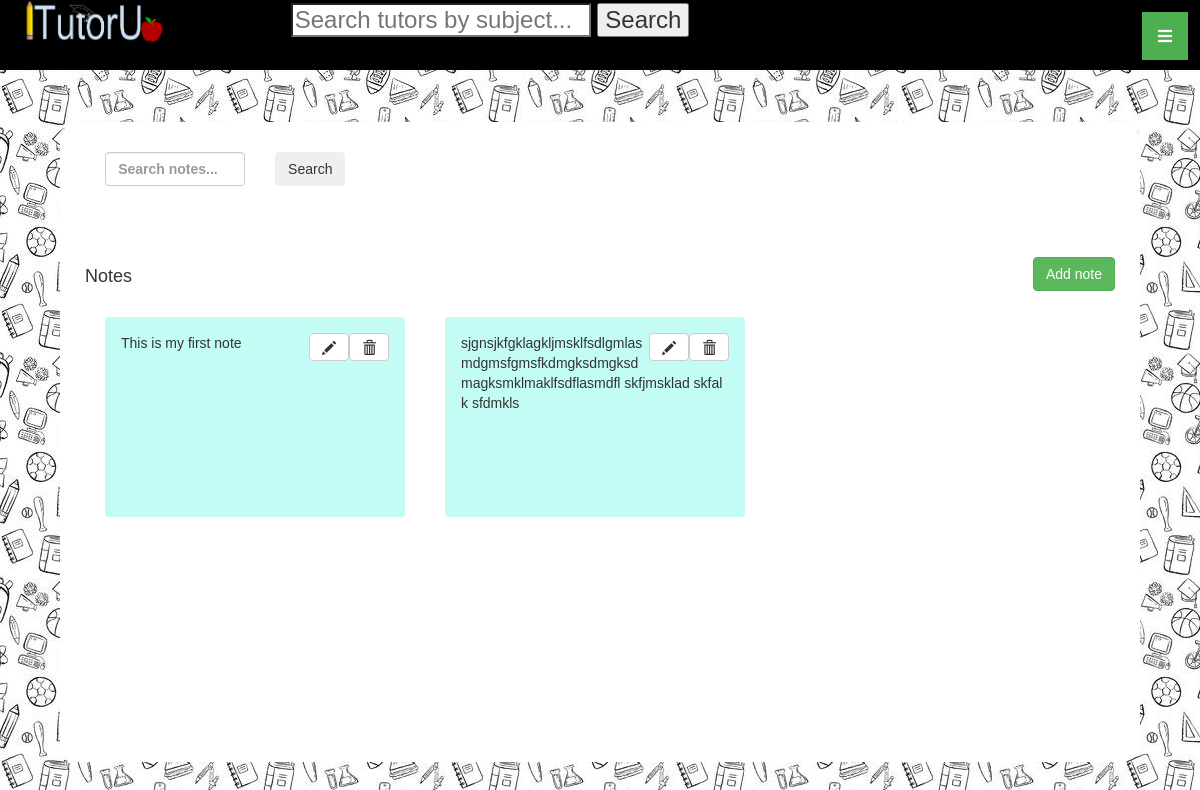
The app's page /Notes/index (signed in) with its own data.
### tables this page shows
CREATE TABLE `usernote` (
  `userId` int(11) NOT NULL,
  `noteId` int(11) NOT NULL
);

CREATE TABLE `note` (
  `noteId` int(11) NOT NULL,
  `noteText` varchar(900) NOT NULL,
  `timestamp` timestamp NOT NULL DEFAULT CURRENT_TIMESTAMP ON UPDATE CURRENT_TIMESTAMP
);

### app/core/App.php (called while the page is built, shortened)
<?php
class App {
	protected $method = 'index';
	public function __construct() {
		$url = $this->parseUrl();
		if(file_exists('app/controllers/' . $url[0] . 'Controller.php')){
			unset($url[0]);
		}
		$this->controller = new $this->controller();
		if(isset($url[1])) {
			if(method_exists($this->controller, $url[1]) ){
				$this->method = $url[1];
			}
			unset($url[1]);
		}
		$this->params = $url ? array_values($url):[];
		call_user_func_array([$this->controller, $this->method], $this->params);
	}
	public function parseUrl() {
		if(isset($_GET['url'])){
			return $url = explode('/', filter_var(rtrim($_GET['url'], '/')), FILTER_SANITIZE_URL);
		}
	}
}
?>

### index.php (called while the page is built, shortened)
<?php
	$app = new App();
?>

### app/models/Note.php (called while the page is built, shortened)
<?php
class Note extends Model{
	public function getNotes($userId, $searchWord = ''){
		$execute_array = [];
		$searchSql = "";
		$execute_array['userId'] = $userId;
		$sql = "SELECT * FROM note n, usernote u WHERE u.userId = :userId AND n.noteId = u.noteId".$searchSql;
		$stmt = self::$_connection->prepare($sql);
		$stmt->execute($execute_array);
		$stmt->setFetchMode(PDO::FETCH_CLASS, "Note");
		return $stmt->fetchAll();
	}
}
?>

### app/core/Model.php (called while the page is built, shortened)
<?php
class Model extends ModelCaller
{
	public function __construct() {
		$server = 'localhost';
		$DBName = 'itutorudb';
		$user = 'root';
		$pass = '';
	}
}
?>

### app/core/ModelCaller.php (called while the page is built, shortened)
<?php
class ModelCaller {
	public static function model($model) {
		if(file_exists('app/models/' . $model . '.php')) {
			return new $model();
		}
		else return null;
	}
}
?>

### app/views/Notes/index.php (the view, shortened to what this page needs)
<html>
	<head>
		<?php include_once('app/views/Default/stylesheet_links.php') ?>
	</head>
	<body>
		<?php include_once('app/views/Default/header.php') ?>
			<div class="content_block">
				<form action="search" method="get" id="resource_search">
					<div class="form-row">
						<span class="form-group col-md-2">
							<label for="search">
								<input  class="form-control form-control-sm" type="text" name="search" placeholder="Search notes..." />
							</label>
						</span>
						<span class="form-group col-md-1">
							<input class="btn btn-light " type="submit" value="Search"/>
						</span>
					</div>
				</form>
					<h4 style="display: inline-block;">Notes</h4>
					<div class="form-group col-md-2" style="float: right;padding-right: 0px;padding-left: 0px;width: fit-content;left: 0%;">
					<a href="/Notes/create" class="btn btn-success">Add note</a>
					</div>
					<?php $notes = $data['notes'] ?>
					<div class="">
					<?php
						foreach($notes as $note){
							print("
								<div class='alert alert-light' style='width: 300px; float: left; margin: 20px; background-color: rgb(194, 252, 244); min-height: 25%';'white-space: pre-line'>
									<a href='/Notes/delete/$note->noteId' type='button' class='btn btn-default' aria-label='Left Align'  style='float: right'>
  										<span class='glyphicon glyphicon-trash' aria-hidden='true'></span>
									</a>
									<a href='/Notes/edit/$note->noteId' type='button' class='btn btn-default' aria-label='Left Align' style='float: right'>
  										<span class='glyphicon glyphicon-pencil' aria-hidden='true'></span>
									</a>
										<p style='margin-bottom: 0; word-wrap: break-word'>$note->noteText</p>
										</br>
								</div>");
						}
					?>
					</div>
			</div>
	</body>
</html>

### css/default_styles.css (style rules this page uses)
body { padding: 0px; margin: 0px; position: relative; background-image: url("../images/default.jpg"); font-family: 'Arial', sans-serif; }
#resource_search { padding: 0.5%; height: 15%; margin-bottom: -10; font-weight: bold; }
.content_block { overflow: auto; position: relative; padding: 25px; background-color: white; border-radius: 20px; width: 90%; margin: 5%; top: -1%; min-height: 80%; }

### records on screen
usernote: noteId.noteText "This is my first note"
usernote: noteId.noteText "sjgnsjkfgklagkljmsklfsdlgmlasmdgmsfgmsfkdmgksdmgksdmagksmklmaklfsdflasmdfl skfjmsklad skfal k sfdmkls"
